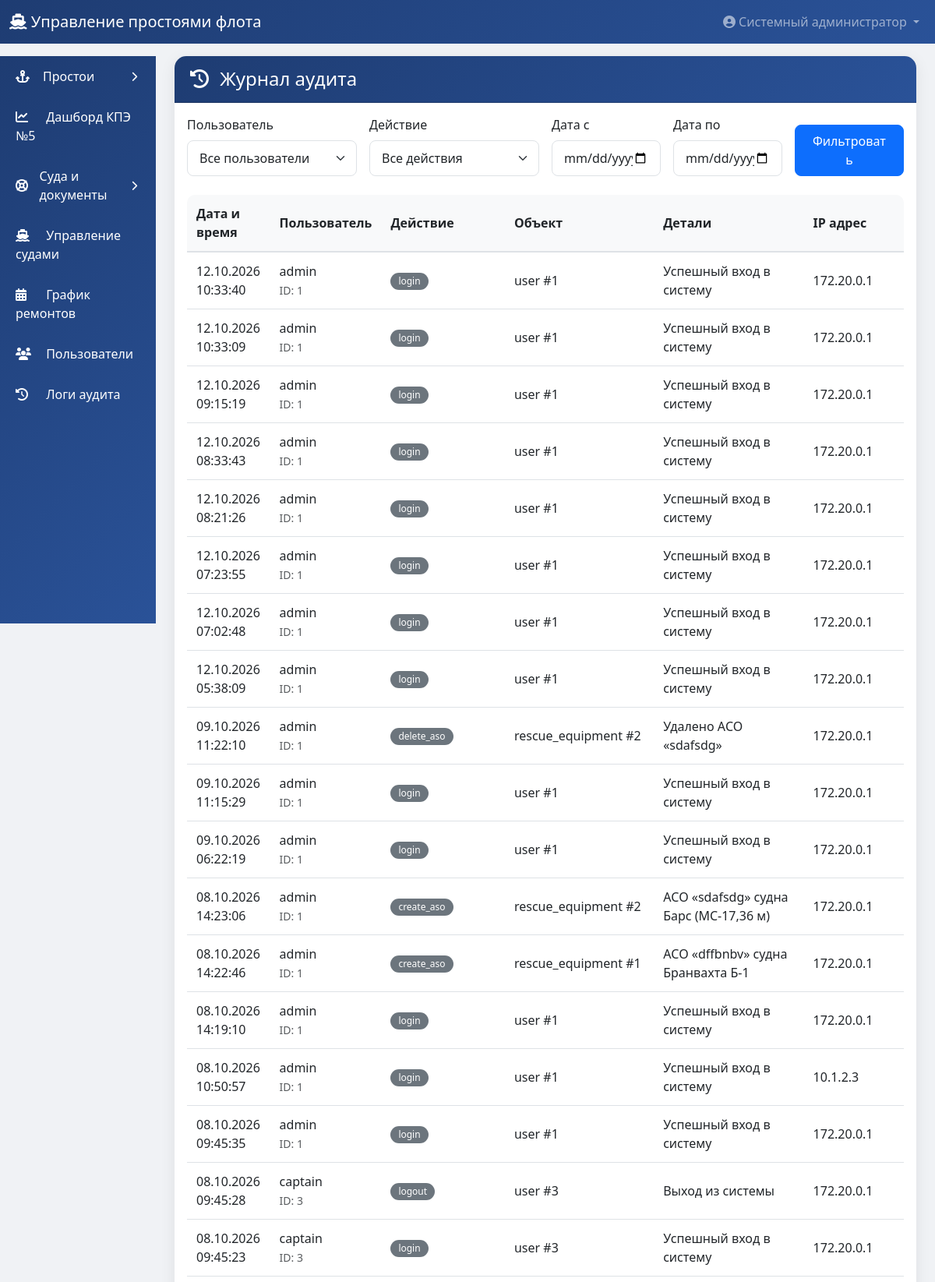
The page /admin/logs (signed in, upper part) on the database its author committed.
### models.py (models this page shows)
class User(UserMixin, db.Model):
    __tablename__ = 'users'
    id = db.Column(db.Integer, primary_key=True)
    username = db.Column(db.String(80), unique=True, nullable=False)
    password_hash = db.Column(db.String(200), nullable=False)
    full_name = db.Column(db.String(200), nullable=False)
    role = db.Column(db.String(20), nullable=False)
    is_active = db.Column(db.Boolean, default=True)
    ship_id = db.Column(db.Integer, db.ForeignKey('ships.id'), nullable=True)
    created_at = db.Column(db.DateTime, default=datetime.utcnow)
    ship = db.relationship('Ship', backref='captains', foreign_keys=[ship_id])

class AuditLog(db.Model):
    __tablename__ = 'audit_logs'
    id = db.Column(db.Integer, primary_key=True)
    user_id = db.Column(db.Integer, db.ForeignKey('users.id'))
    username = db.Column(db.String(80))
    action = db.Column(db.String(200), nullable=False)
    target_type = db.Column(db.String(50))
    target_id = db.Column(db.Integer)
    details = db.Column(db.Text)
    ip_address = db.Column(db.String(50))
    created_at = db.Column(db.DateTime, default=datetime.utcnow)
    user = db.relationship('User', backref='audit_logs')

### app.py (the view)
@app.route('/admin/logs')
@login_required
@admin_required
def admin_logs():
    user_filter = request.args.get('user_id', '')
    action_filter = request.args.get('action', '')
    date_from = request.args.get('date_from', '')
    date_to = request.args.get('date_to', '')
    query = AuditLog.query
    if user_filter:
        query = query.filter_by(user_id=int(user_filter))
    if action_filter:
        query = query.filter(AuditLog.action.like(f'%{action_filter}%'))
    if date_from:
        query = query.filter(AuditLog.created_at >= datetime.strptime(date_from, '%Y-%m-%d'))
    if date_to:
        query = query.filter(AuditLog.created_at <= datetime.strptime(date_to, '%Y-%m-%d') + timedelta(days=1))
    logs = query.order_by(AuditLog.created_at.desc()).limit(500).all()
    users = User.query.all()
    actions = db.session.query(AuditLog.action).distinct().all()
    return render_template('admin/logs.html', logs=logs, users=users, actions=actions)

### app.py (called while the page is built)
@app.context_processor
def inject_session_settings():
    fresh_login = session.pop('fresh_login', False) if current_user.is_authenticated else False
    return {'session_idle_minutes': Config.SESSION_IDLE_MINUTES, 'fresh_login': fresh_login}

### auth.py (called while the page is built, shortened)
@login_manager.user_loader
def load_user(user_id):
    return User.query.get(int(user_id))

def enforce_idle_timeout():
    if request.endpoint == 'static' or not current_user.is_authenticated:
        return None
    now = time.time()
    last = session.get('last_activity')
    session['last_activity'] = now
    return None

def role_required(*roles):
    def decorator(f):
        @wraps(f)
        def decorated_function(*args, **kwargs):
            if not current_user.is_authenticated:
                flash('Пожалуйста, авторизуйтесь', 'warning')
                return redirect(url_for('login'))  # ИСПРАВЛЕНО
            if current_user.role not in roles:
                flash('У вас нет доступа к этой странице', 'danger')
                return redirect(url_for('dashboard'))
            return f(*args, **kwargs)
        return decorated_function
    return decorator

### fleet_routes.py (called while the page is built)
@fleet.app_context_processor
def _inject_fleet_context():
    return {'expiry_titles': EXPIRY_TITLES, 'today_iso': date.today().isoformat()}

### templates/admin/logs.html (shortened to what this page needs)
{% extends "base.html" %}
{% block content %}
<div class="container-fluid">
    <div class="card">
        <div class="card-header">
            <h4 class="mb-0"><i class="fas fa-history me-2"></i> Журнал аудита</h4>
        </div>
        <div class="card-body">
            <form method="GET" class="row g-3 mb-4">
                <div class="col-md-3">
                    <label class="form-label">Пользователь</label>
                    <select name="user_id" class="form-select">
                        <option value="">Все пользователи</option>
                    </select>
                </div>
                <div class="col-md-3">
                    <label class="form-label">Действие</label>
                    <select name="action" class="form-select">
                        <option value="">Все действия</option>
                    </select>
                </div>
                <div class="col-md-2">
                    <label class="form-label">Дата с</label>
                    <input type="date" name="date_from" class="form-control" value="{{ request.args.get('date_from', '') }}">
                </div>
                <div class="col-md-2">
                    <label class="form-label">Дата по</label>
                    <input type="date" name="date_to" class="form-control" value="{{ request.args.get('date_to', '') }}">
                </div>
                <div class="col-md-2 d-flex align-items-end">
                    <button type="submit" class="btn btn-primary w-100">Фильтровать</button>
                </div>
            </form>
            <div class="table-responsive">
                <table class="table table-hover table-sm">
                    <thead>
                        <tr>
                            <th>Дата и время</th>
                            <th>Пользователь</th>
                            <th>Действие</th>
                            <th>Объект</th>
                            <th>Детали</th>
                            <th>IP адрес</th>
                        </tr>
                    </thead>
                    <tbody>
                        {% for log in logs %}
                        <tr>
                            <td>{{ log.created_at.strftime('%d.%m.%Y %H:%M:%S') }}</td>
                            <td>{{ log.username }}<br><small class="text-muted">ID: {{ log.user_id }}</small></td>
                            <td>
                                <span class="badge bg-secondary">{{ log.action }}</span>
                            </td>
                            <td>{{ log.target_type }} #{{ log.target_id }}</td>
                            <td>{{ log.details[:100] }}{% if log.details|length > 100 %}...{% endif %}</td>
                            <td>{{ log.ip_address or '-' }}</td>
                        </tr>
                        {% else %}
                        <tr>
                            <td colspan="6" class="text-center py-5">Нет записей в логах</td>
                        </tr>
                        {% endfor %}
                    </tbody>
                </table>
            </div>
        </div>
    </div>
</div>
{% endblock %}

### templates/base.html (shortened to what this page needs)
<!DOCTYPE html>
<html lang="ru">
<head>
    <link href="https://cdn.jsdelivr.net/npm/bootstrap@5.3.0/dist/css/bootstrap.min.css" rel="stylesheet">
    <link rel="stylesheet" href="https://cdnjs.cloudflare.com/ajax/libs/font-awesome/6.4.0/css/all.min.css">
    <link href="https://cdn.jsdelivr.net/npm/tom-select@2.3.1/dist/css/tom-select.bootstrap5.min.css" rel="stylesheet">
</head>
<body>
    {% if current_user.is_authenticated %}
    <nav class="navbar navbar-expand-lg navbar-dark sticky-top" id="mainNavbar" style="background: linear-gradient(135deg, #1e3c72 0%, #2a5298 100%);">
        <div class="container-fluid">
            <a class="navbar-brand" href="{{ url_for('dashboard') }}">
                <i class="fas fa-ship"></i> Управление простоями флота
            </a>
            <div class="collapse navbar-collapse" id="navbarNav">
                <ul class="navbar-nav ms-auto">
                    <li class="nav-item dropdown">
                        <a class="nav-link dropdown-toggle" href="#" role="button" data-bs-toggle="dropdown">
                            <i class="fas fa-user-circle"></i> {{ current_user.full_name }}
                        </a>
                    </li>
                </ul>
            </div>
        </div>
    </nav>
    <div class="container-fluid mt-3">
        <div class="row">
            <div class="col-md-2 col-lg-2 d-none d-md-block sidebar p-0">
                <div class="list-group list-group-flush">
                    {% if current_user.role == 'captain' %}
                        <a href="{{ url_for('captain_dashboard') }}" class="list-group-item list-group-item-action">
                            <i class="fas fa-tachometer-alt"></i> Дашборд капитана
                        </a>
                        <a href="{{ url_for('captain_history') }}" class="list-group-item list-group-item-action">
                            <i class="fas fa-history"></i> История простоев
                        </a>
                    {% elif current_user.role == 'admin' %}
                        {% set downtimes_open = request.endpoint in ['engineer_pending', 'engineer_downtimes', 'admin_downtimes_correction'] %}
                        <a href="#downtimesGroup" class="list-group-item list-group-item-action sidebar-group-toggle {% if not downtimes_open %}collapsed{% endif %}" data-bs-toggle="collapse" role="button" aria-expanded="{{ 'true' if downtimes_open else 'false' }}" aria-controls="downtimesGroup">
                            <i class="fas fa-anchor"></i> Простои
                            <i class="fas fa-chevron-down sidebar-chevron"></i>
                        </a>
                        <a href="{{ url_for('engineer_dashboard_page') }}" class="list-group-item list-group-item-action">
                            <i class="fas fa-chart-line"></i> Дашборд КПЭ №5
                        </a>
                        {% set fleet_open = request.blueprint == 'fleet' %}
                        <a href="#fleetGroup" class="list-group-item list-group-item-action sidebar-group-toggle {% if not fleet_open %}collapsed{% endif %}" data-bs-toggle="collapse" role="button" aria-expanded="{{ 'true' if fleet_open else 'false' }}" aria-controls="fleetGroup">
                            <i class="fas fa-life-ring"></i> Суда и документы
                            <i class="fas fa-chevron-down sidebar-chevron"></i>
                        </a>
                        <a href="{{ url_for('admin_ships') }}" class="list-group-item list-group-item-action">
                            <i class="fas fa-ship"></i> Управление судами
                        </a>
                        <a href="{{ url_for('admin_maintenance') }}" class="list-group-item list-group-item-action">
                            <i class="fas fa-calendar-alt"></i> График ремонтов
                        </a>
                        <a href="{{ url_for('admin_users') }}" class="list-group-item list-group-item-action">
                            <i class="fas fa-users"></i> Пользователи
                        </a>
                        <a href="{{ url_for('admin_logs') }}" class="list-group-item list-group-item-action">
                            <i class="fas fa-history"></i> Логи аудита
                        </a>
                    {% endif %}
                </div>
            </div>
            <div class="col-md-10 col-lg-10">
                {% block content %}{% endblock %}
            </div>
        </div>
    </div>
    {% else %}
        {% block content_login %}{% endblock %}
    {% endif %}
</body>
</html>

### templates/base.html (style rules this page uses)
:root { --navbar-h: 56px; }
body { background-color: #f0f2f5; font-family: 'Segoe UI', Tahoma, Geneva, Verdana, sans-serif; }
.sidebar { background: linear-gradient(135deg, #1e3c72 0%, #2a5298 100%); border-radius: 0; position: sticky; top: calc(var(--navbar-h) + 1rem); align-self: flex-start; height: calc(100vh - var(--navbar-h) - 1rem); overflow-y: auto; }
.sidebar .list-group-item { background: transparent; border: none; color: white; padding: 12px 20px; margin: 2px 0; transition: all 0.3s; }
.sidebar .list-group-item i { margin-right: 10px; width: 25px; }
.sidebar .sidebar-group-toggle { display: flex; align-items: center; }
.sidebar .sidebar-chevron { margin: 0 0 0 auto !important; width: auto !important; font-size: 0.8rem; transition: transform 0.3s; }
.sidebar .sidebar-group-toggle.collapsed .sidebar-chevron { transform: rotate(-90deg); }
.card { border-radius: 15px; box-shadow: 0 5px 20px rgba(0,0,0,0.08); border: none; margin-bottom: 20px; }
.card-header { background: linear-gradient(135deg, #1e3c72 0%, #2a5298 100%); color: white; border-radius: 15px 15px 0 0 !important; padding: 15px 20px; font-weight: 600; }
.table { background: white; border-radius: 10px; }
.table th { background-color: #f8f9fa; font-weight: 600; border-bottom: 2px solid #dee2e6; }
.table td, .table th { padding: 12px; vertical-align: middle; }
.btn { border-radius: 8px; padding: 8px 20px; transition: all 0.3s; }
.form-control, .form-select { border-radius: 8px; padding: 10px 15px; border: 1px solid #dee2e6; }
.badge { padding: 5px 10px; border-radius: 20px; font-weight: 500; }
.table-responsive { border-radius: 10px; overflow-x: auto; }

### rows shown on the page
User: full_name "Системный администратор"
AuditLog: created_at "12.10.2026 10:33:40", username "admin", user_id "1", action "login", target_type "user", target_id "1", details "Успешный вход в систему", ip_address "172.20.0.1"
AuditLog: created_at "12.10.2026 10:33:09", username "admin", user_id "1", action "login", target_type "user", target_id "1", details "Успешный вход в систему", ip_address "172.20.0.1"
AuditLog: created_at "12.10.2026 09:15:19", username "admin", user_id "1", action "login", target_type "user", target_id "1", details "Успешный вход в систему", ip_address "172.20.0.1"
AuditLog: created_at "12.10.2026 08:33:43", username "admin", user_id "1", action "login", target_type "user", target_id "1", details "Успешный вход в систему", ip_address "172.20.0.1"
AuditLog: created_at "12.10.2026 08:21:26", username "admin", user_id "1", action "login", target_type "user", target_id "1", details "Успешный вход в систему", ip_address "172.20.0.1"
AuditLog: created_at "12.10.2026 07:23:55", username "admin", user_id "1", action "login", target_type "user", target_id "1", details "Успешный вход в систему", ip_address "172.20.0.1"
AuditLog: created_at "12.10.2026 07:02:48", username "admin", user_id "1", action "login", target_type "user", target_id "1", details "Успешный вход в систему", ip_address "172.20.0.1"
AuditLog: created_at "12.10.2026 05:38:09", username "admin", user_id "1", action "login", target_type "user", target_id "1", details "Успешный вход в систему", ip_address "172.20.0.1"
AuditLog: created_at "09.10.2026 11:22:10", username "admin", user_id "1", action "delete_aso", target_type "rescue_equipment", target_id "2", details "Удалено АСО «sdafsdg»", ip_address "172.20.0.1"
AuditLog: created_at "09.10.2026 11:15:29", username "admin", user_id "1", action "login", target_type "user", target_id "1", details "Успешный вход в систему", ip_address "172.20.0.1"
AuditLog: created_at "09.10.2026 06:22:19", username "admin", user_id "1", action "login", target_type "user", target_id "1", details "Успешный вход в систему", ip_address "172.20.0.1"
AuditLog: created_at "08.10.2026 14:23:06", username "admin", user_id "1", action "create_aso", target_type "rescue_equipment", target_id "2", details "АСО «sdafsdg» судна Барс (МС-17,36 м)", ip_address "172.20.0.1"
AuditLog: created_at "08.10.2026 14:22:46", username "admin", user_id "1", action "create_aso", target_type "rescue_equipment", target_id "1", details "АСО «dffbnbv» судна Бранвахта Б-1", ip_address "172.20.0.1"
AuditLog: created_at "08.10.2026 14:19:10", username "admin", user_id "1", action "login", target_type "user", target_id "1", details "Успешный вход в систему", ip_address "172.20.0.1"
AuditLog: created_at "08.10.2026 10:50:57", username "admin", user_id "1", action "login", target_type "user", target_id "1", details "Успешный вход в систему", ip_address "10.1.2.3"
AuditLog: created_at "08.10.2026 09:45:35", username "admin", user_id "1", action "login", target_type "user", target_id "1", details "Успешный вход в систему", ip_address "172.20.0.1"
AuditLog: created_at "08.10.2026 09:45:28", username "captain", user_id "3", action "logout", target_type "user", target_id "3", details "Выход из системы", ip_address "172.20.0.1"
AuditLog: created_at "08.10.2026 09:45:23", username "captain", user_id "3", action "login", target_type "user", target_id "3", details "Успешный вход в систему", ip_address "172.20.0.1"
